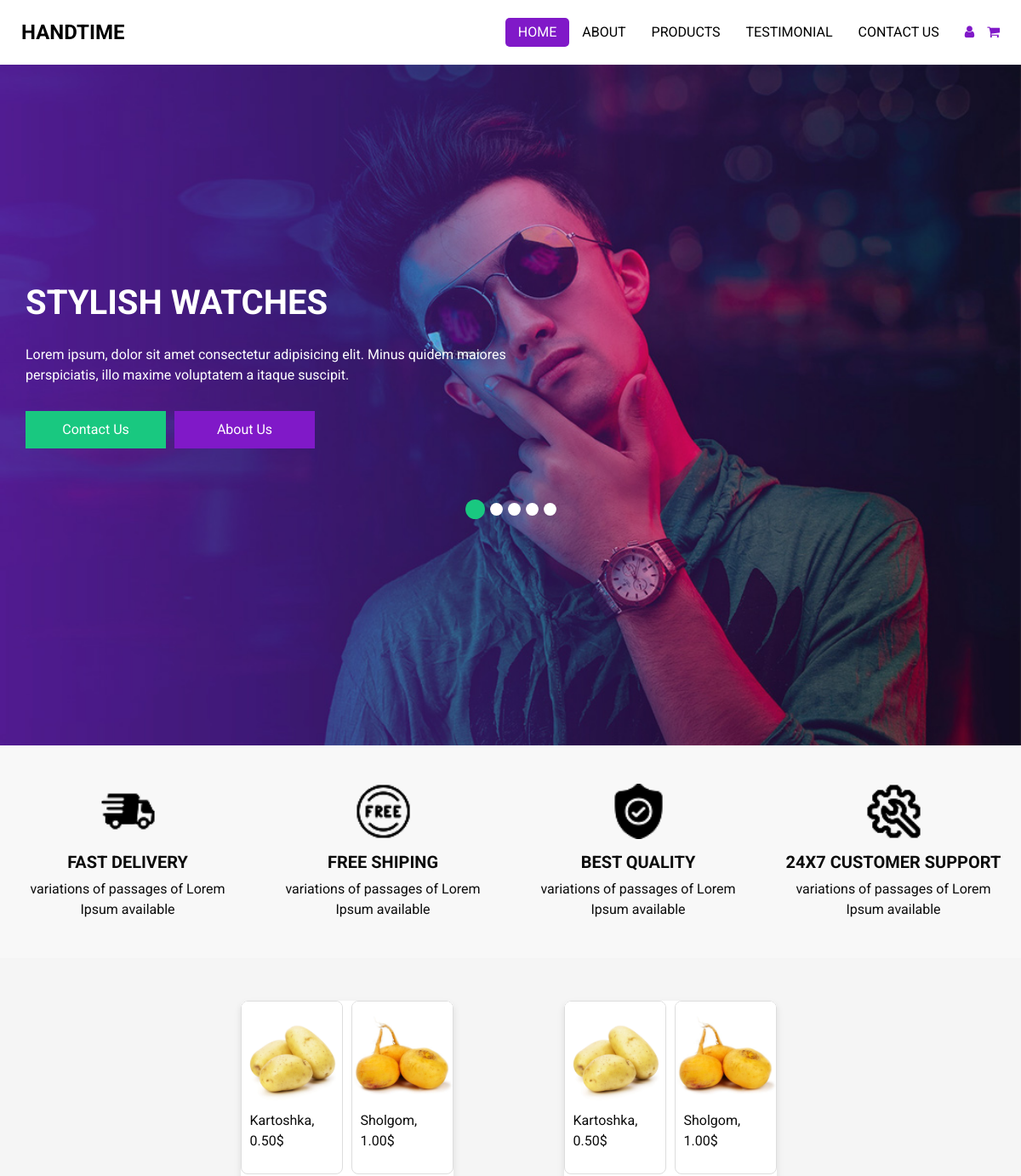
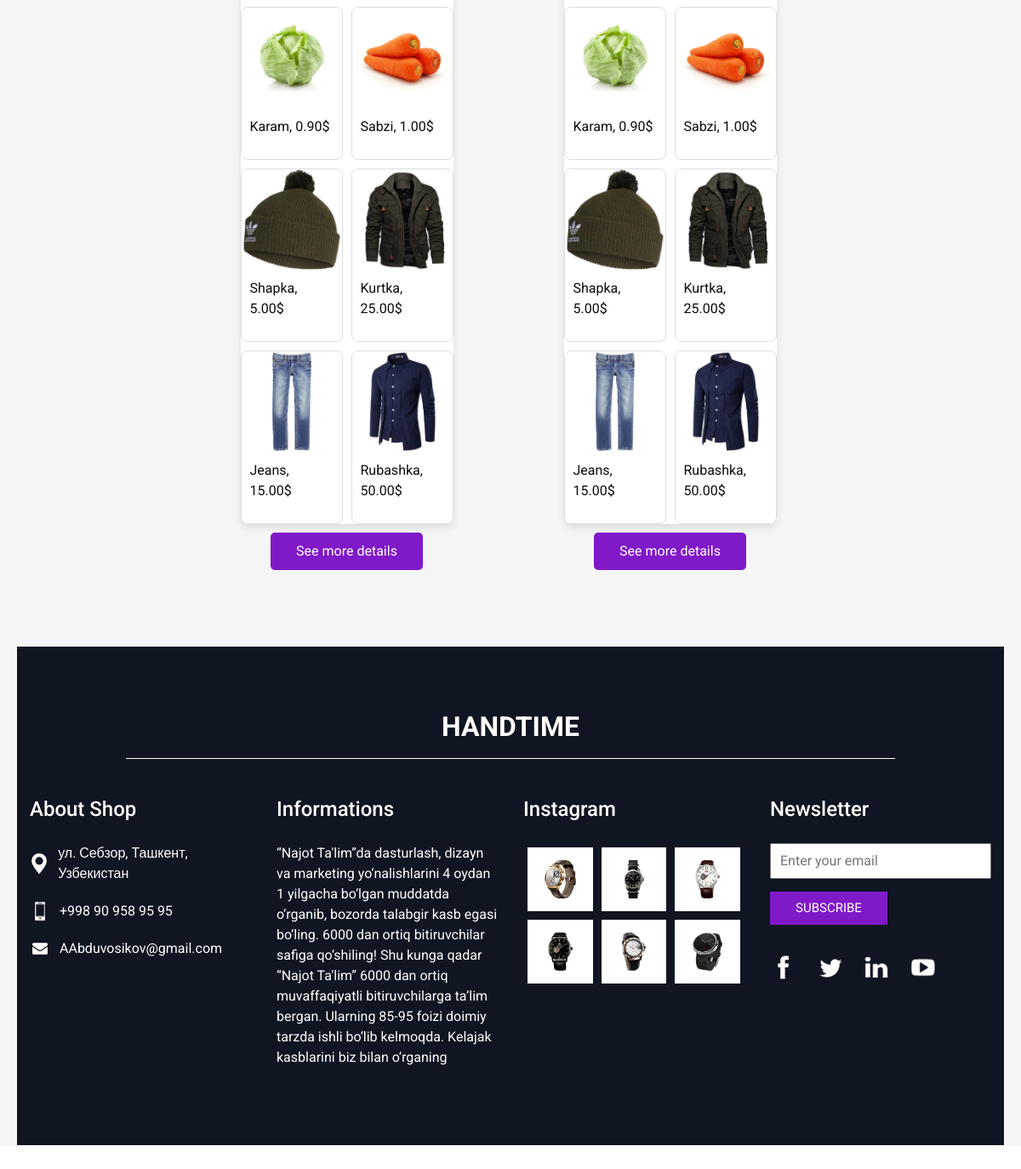
The page / on the database its author committed (2 pictures, top to bottom).
### product/models.py (models this page shows, shortened)
class Product(models.Model):
    category = models.ForeignKey(Category, on_delete=models.CASCADE)
    name = models.CharField(max_length=250, null=False, blank=False)
    price = models.DecimalField(max_digits=20, decimal_places=2, null=False, blank=False)
    image = models.ImageField(default='images/default_product.jpeg')

class Category(models.Model):
    name = models.CharField(max_length=250, null=False, blank=False)
    description = models.TextField(blank=False, null=False)

### product/views.py (the view)
# urls.py: path('', products, name='products')
def products(request):
    product = Product.objects.all()
    category = Category.objects.all()
    return render(request=request,template_name='products.html', context={'product':product,'category':category})

### product/templates/products.html
{% extends 'main.html' %}
{% load static %}
{% block content %}
<section class="info_section layout_padding2">
    <div class="container">
      <div class="info_logo">
        <h2>
          HandTime
        </h2>
      </div>
      <div class="row">
        <div class="col-md-3">
          <div class="info_contact">
            <h5>
              About Shop
            </h5>
            <div>
              <div class="img-box">
                <img src="{% static 'images/location-white.png' %}" width="18px" alt="">
              </div>
              <p>
                ул. Себзор, Ташкент, Узбекистан
              </p>
            </div>
            <div>
              <div class="img-box">
                <img src="images/telephone-white.png" width="12px" alt="">
              </div>
              <p>
                +998 90 958 95 95
              </p>
            </div>
            <div>
              <div class="img-box">
                <img src="images/envelope-white.png" width="18px" alt="">
              </div>
              <p>
                AAbduvosikov@gmail.com
              </p>
            </div>
          </div>
        </div>
        <div class="col-md-3">
          <div class="info_info">
            <h5>
              Informations
            </h5>
            <p>
              “Najot Ta'lim”da dasturlash, dizayn va marketing yo‘nalishlarini 4 oydan 1 yilgacha bo‘lgan muddatda o‘rganib, bozorda talabgir kasb egasi bo‘ling. 6000 dan ortiq bitiruvchilar safiga qo‘shiling! Shu kunga qadar “Najot Ta'lim” 6000 dan ortiq muvaffaqiyatli bitiruvchilarga ta‘lim bergan. Ularning 85-95 foizi doimiy tarzda ishli bo‘lib kelmoqda. Kelajak kasblarini biz bilan o‘rganing
            </p>
          </div>
        </div>
        <div class="col-md-3">
          <div class="info_insta">
            <h5>
              Instagram
            </h5>
            <div class="insta_container">
              <div class="row m-0">
                <div class="col-4 px-0">
                  <a href="">
                    <div class="insta-box b-1">
                      <img src="{% static 'images/w1.png'%}" alt="">
                    </div>
                  </a>
                </div>
                <div class="col-4 px-0">
                  <a href="">
                    <div class="insta-box b-1">
                      <img src="{% static 'images/w2.png'%}" alt="">
                    </div>
                  </a>
                </div>
                <div class="col-4 px-0">
                  <a href="">
                    <div class="insta-box b-1">
                      <img src="{% static 'images/w3.png'%}" alt="">
                    </div>
                  </a>
                </div>
                <div class="col-4 px-0">
                  <a href="">
                    <div class="insta-box b-1">
                      <img src="{% static 'images/w4.png'%}" alt="">
                    </div>
                  </a>
                </div>
                <div class="col-4 px-0">
                  <a href="">
                    <div class="insta-box b-1">
                      <img src="{% static 'images/w5.png'%}" alt="">
                    </div>
                  </a>
                </div>
                <div class="col-4 px-0">
                  <a href="">
                    <div class="insta-box b-1">
                      <img src="{% static 'images/w6.png'%}" alt="">
                    </div>
                  </a>
                </div>
              </div>
            </div>
          </div>
        </div>
        <div class="col-md-3">
          <div class="info_form ">
            <h5>
              Newsletter
            </h5>
            <form action="">
              <input type="email" placeholder="Enter your email">
              <button>
                Subscribe
              </button>
            </form>
            <div class="social_box">
              <a href="">
                <img src="{% static 'images/fb.png'%}" alt="">
              </a>
              <a href="">
                <img src="{% static 'images/twitter.png' %}" alt="">
              </a>
              <a href="">
                <img src="{% static 'images/linkedin.png' %}" alt="">
              </a>
              <a href="">
                <img src="{%static 'images/youtube.png'%}" alt="">
              </a>
            </div>
          </div>
        </div>
      </div>
    </div>
  </section>
{% endblock content %}

### product/templates/main.html (shortened to what this page needs)
<!DOCTYPE html>
{% load static %}
<html lang="en">
    <head>
        <link rel="stylesheet" type="text/css" href="{% static 'css/bootstrap.css' %}" />
        <link href="{% static 'css/font-awesome.min.css' %}" rel="stylesheet" />
        <link href="{% static 'css/style.css' %}" rel="stylesheet" />
        <link href="{% static 'css/responsive.css' %}" rel="stylesheet" />
      </head>
<body>
    {% include 'nav-bar.html'%}
    {% include 'home-page.html'%}
    {% block content %}
    {% endblock content %}
</body>
</html>

### product/templates/nav-bar.html (shortened to what this page needs)
{% load static %}
<header class="header_section">
    <div class="container-fluid">
      <nav class="navbar navbar-expand-lg custom_nav-container ">
        <a class="navbar-brand" href="index.html">
          <span>
            HandTime
          </span>
        </a>
        <div class="collapse navbar-collapse" id="navbarSupportedContent">
          <ul class="navbar-nav  ">
            <li class="nav-item active">
              <a class="nav-link" href="index.html">Home <span class="sr-only">(current)</span></a>
            </li>
            <li class="nav-item">
              <a class="nav-link" href="about.html"> About</a>
            </li>
            <li class="nav-item">
              <a class="nav-link" href="product.html">Products</a>
            </li>
            <li class="nav-item">
              <a class="nav-link" href="testimonial.html">Testimonial</a>
            </li>
            <li class="nav-item">
              <a class="nav-link" href="contact.html">Contact Us</a>
            </li>
          </ul>
          <div class="user_optio_box">
            <a href="">
              <i class="fa fa-user" aria-hidden="true"></i>
            </a>
            <a href="">
              <i class="fa fa-shopping-cart" aria-hidden="true"></i>
            </a>
          </div>
        </div>
      </nav>
    </div>
  </header>

### product/templates/home-page.html (shortened to what this page needs)
{% load static %}
<div class="hero_area">
    <section class="slider_section ">
      <div class="slider_bg_box">
        <img src="{% static 'images/slider-bg.jpg' %}" alt="">
      </div>
      <div id="customCarousel1" class="carousel slide" data-ride="carousel">
        <div class="carousel-inner">
          <div class="carousel-item active">
            <div class="container ">
              <div class="row">
                <div class="col-md-7">
                  <div class="detail-box">
                    <h1>
                      Stylish Watches
                    </h1>
                    <p>
                      Lorem ipsum, dolor sit amet consectetur adipisicing elit. Minus quidem maiores perspiciatis, illo maxime voluptatem a itaque suscipit.
                    </p>
                    <div class="btn-box">
                      <a href="" class="btn1">
                        Contact Us
                      </a>
                      <a href="" class="btn2">
                        About Us
                      </a>
                    </div>
                  </div>
                </div>
              </div>
            </div>
          </div>
        </div>
        <ol class="carousel-indicators">
          <li data-target="#customCarousel1" data-slide-to="0" class="active"></li>
          <li data-target="#customCarousel1" data-slide-to="1"></li>
          <li data-target="#customCarousel1" data-slide-to="2"></li>
          <li data-target="#customCarousel1" data-slide-to="3"></li>
          <li data-target="#customCarousel1" data-slide-to="4"></li>
        </ol>
      </div>
    </section>
  </div>
    <section class="service_section">
        <div class="container-fluid">
          <div class="row">
            <div class="col-md-6 col-lg-3">
              <div class="box ">
                <div class="img-box">
                  <img src="{% static 'images/feature-1.png' %}" alt="">
                </div>
                <div class="detail-box">
                  <h5>
                    Fast Delivery
                  </h5>
                  <p>
                    variations of passages of Lorem Ipsum available
                  </p>
                </div>
              </div>
            </div>
            <div class="col-md-6 col-lg-3">
              <div class="box ">
                <div class="img-box">
                  <img src="{% static 'images/feature-2.png' %}" alt="">
                </div>
                <div class="detail-box">
                  <h5>
                    Free Shiping
                  </h5>
                  <p>
                    variations of passages of Lorem Ipsum available
                  </p>
                </div>
              </div>
            </div>
            <div class="col-md-6 col-lg-3">
              <div class="box ">
                <div class="img-box">
                  <img src="{% static 'images/feature-3.png' %}" alt="">
                </div>
                <div class="detail-box">
                  <h5>
                    Best Quality
                  </h5>
                  <p>
                    variations of passages of Lorem Ipsum available
                  </p>
                </div>
              </div>
            </div>
            <div class="col-md-6 col-lg-3">
              <div class="box ">
                <div class="img-box">
                  <img src="{% static 'images/feature-4.png' %}" alt="">
                </div>
                <div class="detail-box">
                  <h5>
                    24x7 Customer support
                  </h5>
                  <p>
                    variations of passages of Lorem Ipsum available
                  </p>
                </div>
              </div>
            </div>
          </div>
        </div>
      </section>
    {% include 'category.html' %}

### product/templates/category.html
{% load static %}
{% for catig in category %}
<section class="product_section ">
    <div class="container">
        <div class="product_container">
            <div class="box">
                <div style="
                max-width: 250px;
                margin: 50px auto -25px;
                background-color: #fff;
                border-radius: 8px;
                box-shadow: 0 4px 8px rgba(0, 0, 0, 0.1);
                overflow: hidden;
                display: grid;
                grid-template-columns: repeat(2, 1fr);
                gap: 10px;
                ">
        {% for prod in product %}
        <div style="border: 1px solid #ddd;
        border-radius: 8px;
        overflow: hidden;">
            <img style="
                max-width: 100%;
                height: auto;
                display: block;" src="/media/{{prod.image}}" alt="Product 1">
            <div style="padding: 10px;">
                <p>{{prod.name}}, {{prod.price}}$
                </p>
            </div>
        </div>
        {% endfor %}
            </div>
            <div class="btn-box">
                <a href="">
                  See more details
                </a>
            </div>
        </div>{% endfor %}
    </div>
</section>

### product/static/css/responsive.css (style rules this page uses)
@media (max-width: 1300px) { .custom_nav-container .navbar-nav { margin: 0; margin-left: auto; align-items: center; } }
@media (max-width: 1300px) { .custom_nav-container .navbar-nav .nav-item .nav-link { padding: 5px 15px; } }
@media (min-width: 1200px) { .container { max-width: 1170px; } }

### rows shown on the page
Product: image (picture), name "Kartoshka", price "0.50"
Product: image (picture), name "Sholgom", price "1.00"
Product: image (picture), name "Karam", price "0.90"
Product: image (picture), name "Sabzi", price "1.00"
Product: image (picture), name "Shapka", price "5.00"
Product: image (picture), name "Kurtka", price "25.00"
Product: image (picture), name "Jeans", price "15.00"
Product: image (picture), name "Rubashka", price "50.00"
